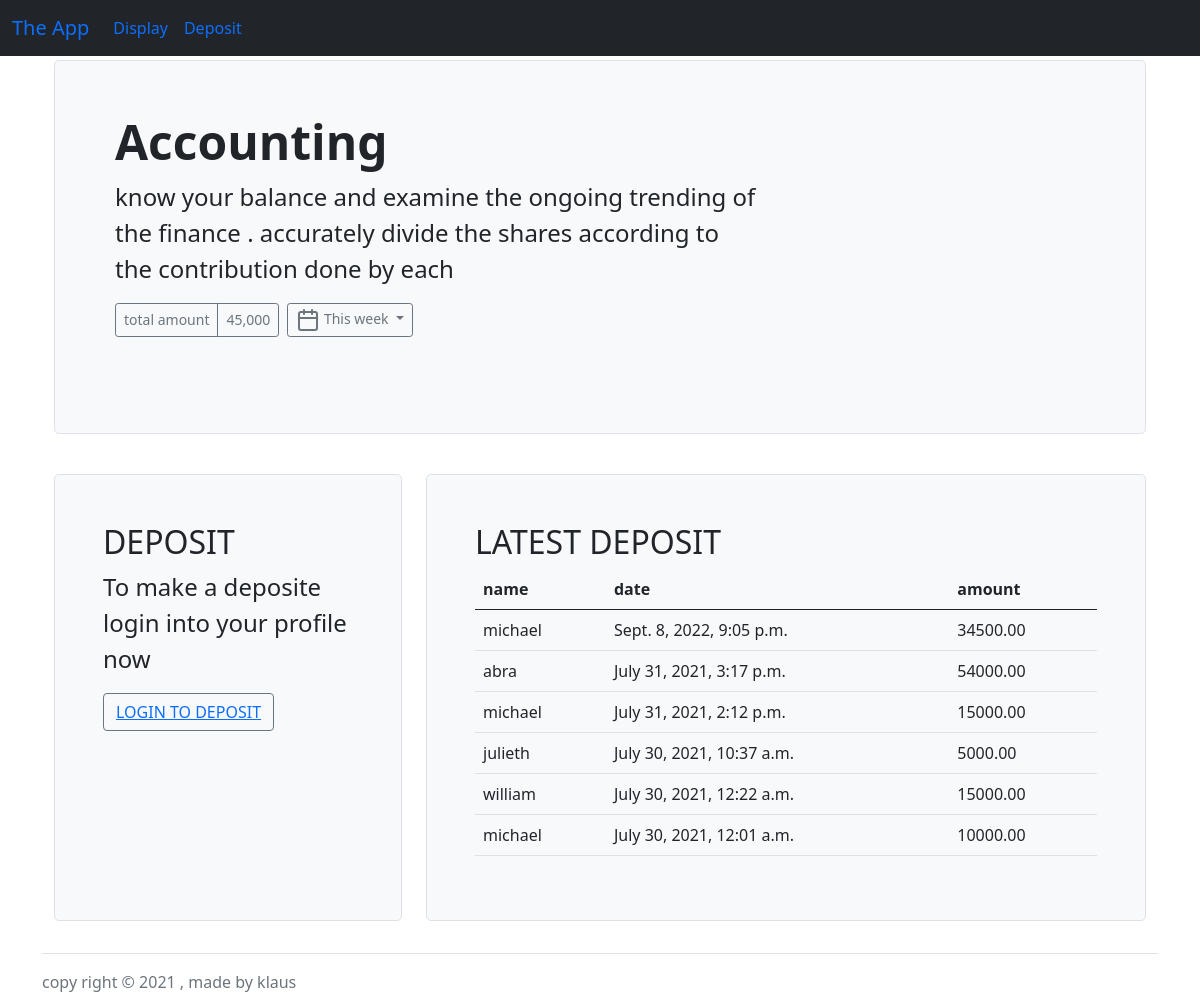
The page / on the database its author committed.
### vikoba/models.py (models this page shows, shortened)
class Deposit(models.Model):
    name = models.CharField(max_length=200)
    date = models.DateTimeField(auto_now_add=True)
    amount = models.DecimalField(max_digits=19, decimal_places=2)

### vikoba/views.py (the view)
# urls.py: path('', views.deposit, name="deposit"),
def deposit(request):
    deposits = Deposit.objects.order_by('-date')
    context = {'deposits':deposits}
    return render(request, 'vikoba/deposit.html', context)

### templates/vikoba/deposit.html (shortened to what this page needs)
{% extends 'vikoba/base.html' %}
{% load static %}
{% block content %}
<div class="container py-2 pt-1">
    <div class="p-5 mb-4 bg-light border rounded-3">
        <div class="container-fluid py-5 pt-1">
          <h1 class="display-5 fw-bold">Accounting</h1>
          <p class="col-md-8 fs-4">know your balance and examine the ongoing trending of the finance . accurately divide the shares according to the contribution done by each</p>
          <div class="btn-toolbar mb-2 mb-md-0">
            <div class="btn-group me-2">
              <button type="button" class="btn btn-sm btn-outline-secondary">total amount</button>
              <button type="button" class="btn btn-sm btn-outline-secondary">45,000</button>
            </div>
            <button type="button" class="btn btn-sm btn-outline-secondary dropdown-toggle">
              This week
            </button>
          </div>
        </div>
    </div>
</div>
<div class="container py-2">
    <div class="row align-items-md-stretch">
        <div class="col-md-4">
            <div class="h-100 p-5 bg-light border rounded-3">
              <h2>DEPOSIT</h2>
              <p class=" fs-4">
                To make a deposite login into your profile now
              </p>
              <button type="submit" class="btn btn-outline-secondary"><a href="{% url 'login' %}">LOGIN TO DEPOSIT</a></button>
            </div>
        </div>
        <div class="col-md-8">
          <div class="h-100 p-5 bg-light border rounded-3">
            <h2>LATEST DEPOSIT</h2>
            <div class="row">
                <div class = "table-responsive">
                    <table class = "table">
                        <thead>
                            <tr>
                               <th>name</th>
                               <th>date</th>
                               <th>amount</th>
                            </tr>
                         </thead>
                         <tbody>
                            {% for deposit in deposits %}
                            <tr class = "success">
                                <td>{{deposit.name}}</td>
                                <td>{{deposit.date}}</td>
                                <td>{{deposit.amount}}</td>
                             </tr>
                            {% endfor %}
                         </tbody>
                    </table>
                </div>
          </div>
        </div>
      </div>
  </div>
{% endblock content %}

### templates/vikoba/base.html (shortened to what this page needs)
<!DOCTYPE html>
<html lang="en">
<head>
    <link href="https://cdn.jsdelivr.net/npm/bootstrap@5.0.2/dist/css/bootstrap.min.css" rel="stylesheet">
</head>
<body>
    <nav class="navbar navbar-expand-lg navbar-secondary bg-dark">
        <div class="container-fluid">
          <a class="navbar-brand" href="#">The App</a>
          <div class="collapse navbar-collapse" id="navbarSupportedContent">
            <ul class="navbar-nav me-auto mb-2 mb-lg-0">
              <li class="nav-item">
                <a class="nav-link" href="{% url 'deposit' %}">Display</a>
              </li>
              <li class="nav-item">
                <a class="nav-link" href="{% url 'display' %}">Deposit</a>
              </li>
            </ul>
          </div>
        </div>
    </nav>
    <div class="container">
        {% block content %}
        {% endblock content %}
    </div>
    <footer class="pt-3 mt-4 text-muted border-top">
      copy right © 2021 , made by klaus
  </footer>
</body>
</html>

### rows shown on the page
Deposit: name "michael", date "Sept. 8, 2022, 9:05 p.m.", amount "34500.00"
Deposit: name "abra", date "July 31, 2021, 3:17 p.m.", amount "54000.00"
Deposit: name "michael", date "July 31, 2021, 2:12 p.m.", amount "15000.00"
Deposit: name "julieth", date "July 30, 2021, 10:37 a.m.", amount "5000.00"
Deposit: name "william", date "July 30, 2021, 12:22 a.m.", amount "15000.00"
Deposit: name "michael", date "July 30, 2021, 12:01 a.m.", amount "10000.00"
